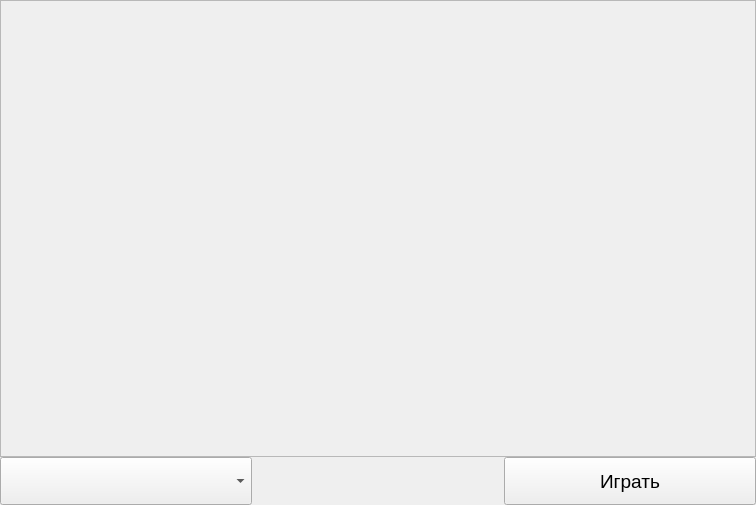
<?xml version="1.0" encoding="UTF-8"?>
<ui version="4.0">
 <class>play_window</class>
 <widget class="QWidget" name="play_window">
  <property name="geometry">
   <rect>
    <x>0</x>
    <y>0</y>
    <width>756</width>
    <height>505</height>
   </rect>
  </property>
  <property name="windowTitle">
   <string>Form</string>
  </property>
  <layout class="QVBoxLayout" name="verticalLayout">
   <property name="spacing">
    <number>0</number>
   </property>
   <property name="leftMargin">
    <number>0</number>
   </property>
   <property name="topMargin">
    <number>0</number>
   </property>
   <property name="rightMargin">
    <number>0</number>
   </property>
   <property name="bottomMargin">
    <number>0</number>
   </property>
   <item>
    <layout class="QVBoxLayout" name="main_layout">
     <property name="spacing">
      <number>0</number>
     </property>
     <item>
      <widget class="QTextEdit" name="news_box">
       <property name="enabled">
        <bool>false</bool>
       </property>
       <property name="sizePolicy">
        <sizepolicy hsizetype="Expanding" vsizetype="Expanding">
         <horstretch>0</horstretch>
         <verstretch>0</verstretch>
        </sizepolicy>
       </property>
       <property name="font">
        <font>
         <pointsize>14</pointsize>
        </font>
       </property>
      </widget>
     </item>
     <item>
      <widget class="QWidget" name="bottom_panel" native="true">
       <property name="sizePolicy">
        <sizepolicy hsizetype="Preferred" vsizetype="Fixed">
         <horstretch>0</horstretch>
         <verstretch>0</verstretch>
        </sizepolicy>
       </property>
       <property name="minimumSize">
        <size>
         <width>0</width>
         <height>48</height>
        </size>
       </property>
       <layout class="QHBoxLayout" name="horizontalLayout_3">
        <property name="spacing">
         <number>0</number>
        </property>
        <property name="leftMargin">
         <number>0</number>
        </property>
        <property name="topMargin">
         <number>0</number>
        </property>
        <property name="rightMargin">
         <number>0</number>
        </property>
        <property name="bottomMargin">
         <number>0</number>
        </property>
        <item>
         <layout class="QHBoxLayout" name="horizontalLayout_2">
          <property name="spacing">
           <number>0</number>
          </property>
          <item>
           <widget class="QComboBox" name="version">
            <property name="sizePolicy">
             <sizepolicy hsizetype="MinimumExpanding" vsizetype="Preferred">
              <horstretch>0</horstretch>
              <verstretch>0</verstretch>
             </sizepolicy>
            </property>
            <property name="font">
             <font>
              <pointsize>14</pointsize>
             </font>
            </property>
            <property name="cursor">
             <cursorShape>ArrowCursor</cursorShape>
            </property>
            <property name="iconSize">
             <size>
              <width>32</width>
              <height>32</height>
             </size>
            </property>
            <property name="placeholderText">
             <string>Выберите версию...</string>
            </property>
           </widget>
          </item>
          <item>
           <spacer name="horizontalSpacer">
            <property name="orientation">
             <enum>Qt::Orientation::Horizontal</enum>
            </property>
            <property name="sizeHint" stdset="0">
             <size>
              <width>40</width>
              <height>20</height>
             </size>
            </property>
           </spacer>
          </item>
          <item>
           <widget class="QPushButton" name="start_game">
            <property name="sizePolicy">
             <sizepolicy hsizetype="MinimumExpanding" vsizetype="Preferred">
              <horstretch>0</horstretch>
              <verstretch>0</verstretch>
             </sizepolicy>
            </property>
            <property name="font">
             <font>
              <pointsize>14</pointsize>
             </font>
            </property>
            <property name="cursor">
             <cursorShape>PointingHandCursor</cursorShape>
            </property>
            <property name="text">
             <string>Играть</string>
            </property>
            <property name="iconSize">
             <size>
              <width>32</width>
              <height>32</height>
             </size>
            </property>
           </widget>
          </item>
         </layout>
        </item>
       </layout>
      </widget>
     </item>
    </layout>
   </item>
  </layout>
 </widget>
 <resources/>
 <connections/>
</ui>
